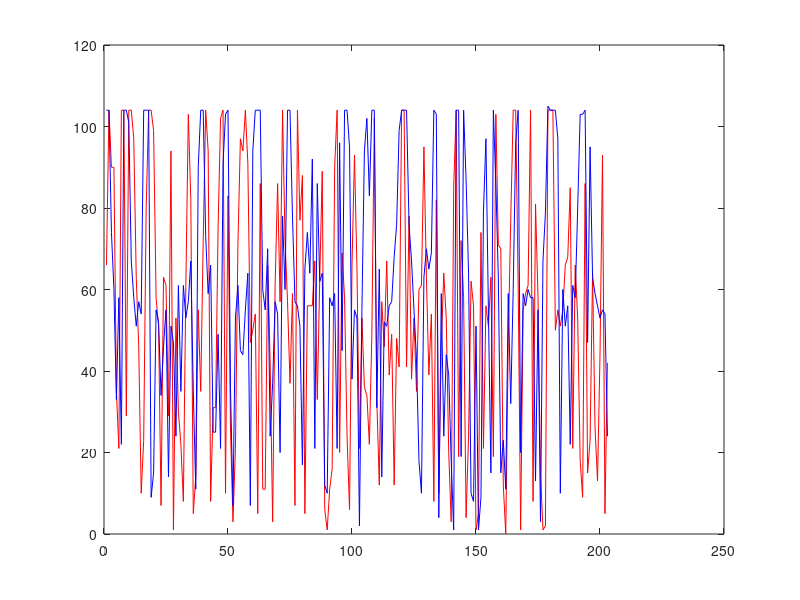

MATLAB code for this plot:
load data
load date

flow_1 = data(1:203,3)
flow_2 = data(980:end,3)

flow_1_mean = mean(flow_1)
flow_2_mean = mean(flow_2)





plot(flow_1,'r')
hold on 
plot(flow_2,'b')